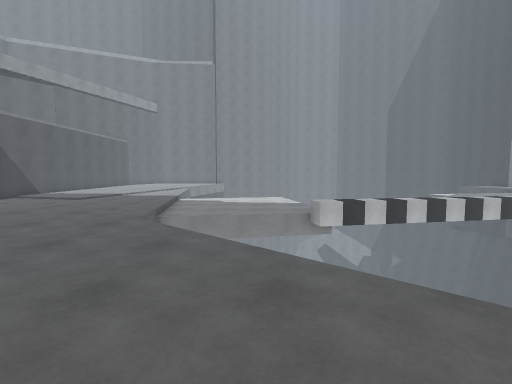
[1] (above)

16 first-person views from a walk through a Unity game level. The camera is 1.3 m above the floor, tilts 4° down and sees 85° across. The floor is counted in squares, 1 m on a side. Each view is taken from the middle of a square. On the plan, view 1 faces up. The plan holds only what a view shows up to about 13 squares ahead; the rest is blank. The place goes on beyond the plan. Surface patterns are stand-ins for the level's own textures.

[2]
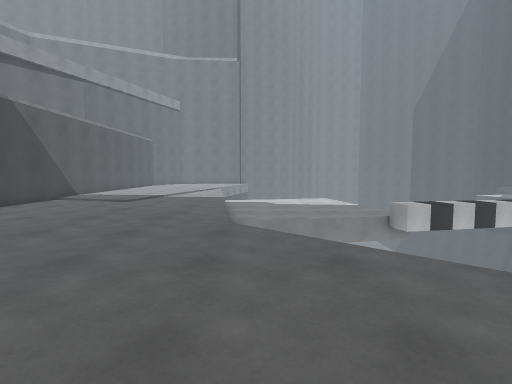

[3]
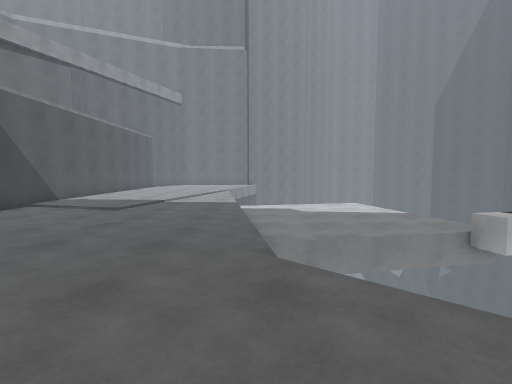

[4]
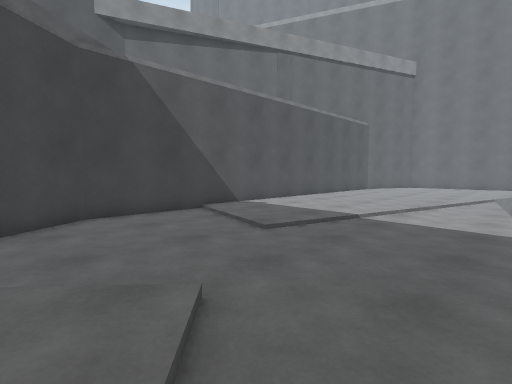

[5]
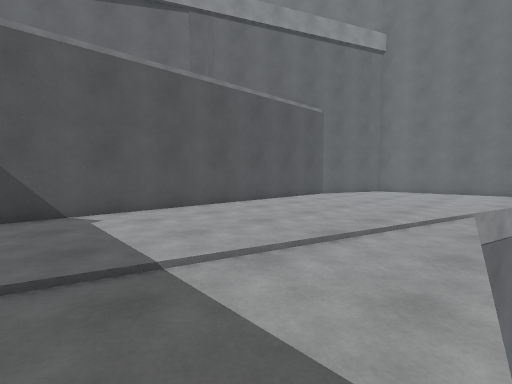

[6]
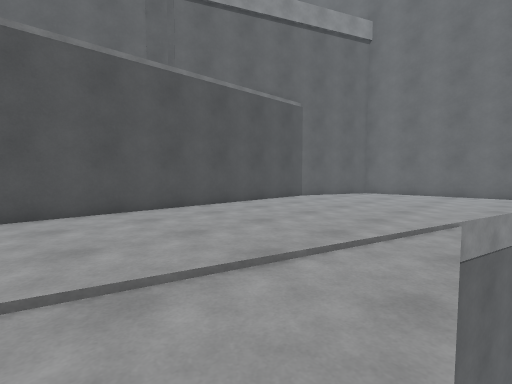

[7]
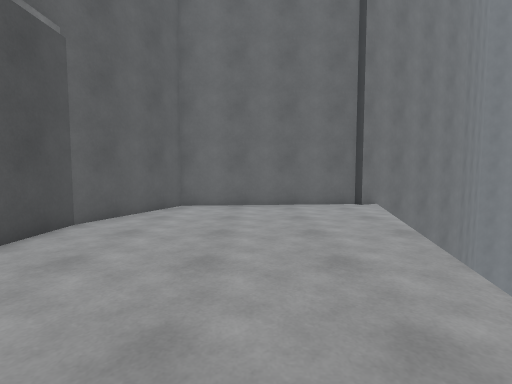

[8]
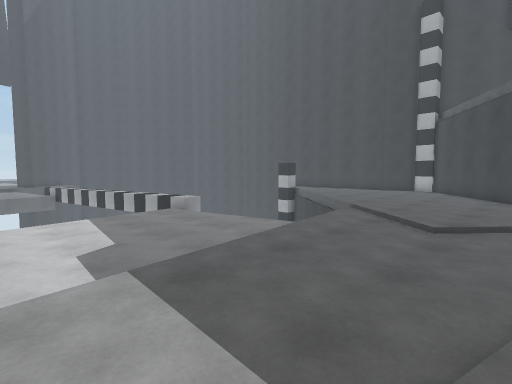

[9]
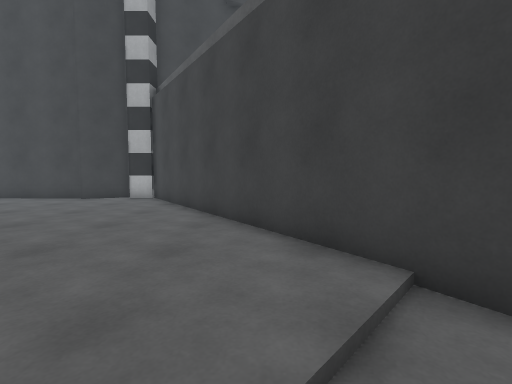

[10]
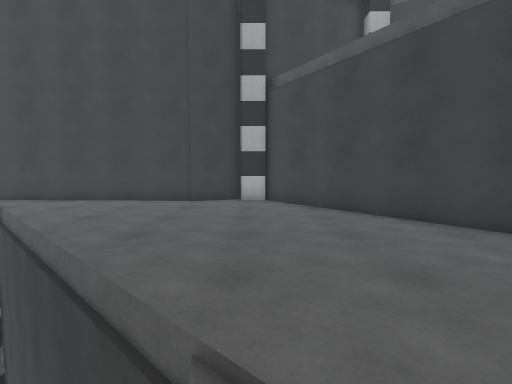

[11]
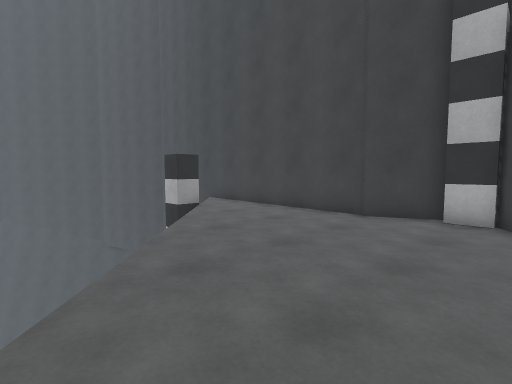

[12]
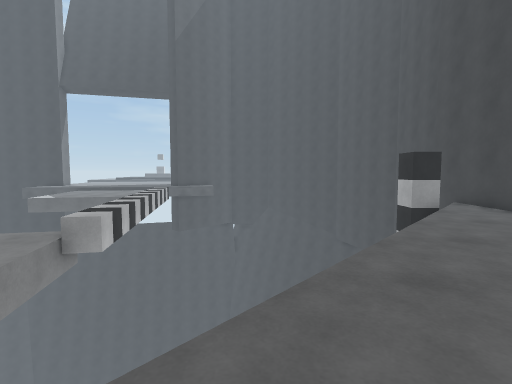

[13]
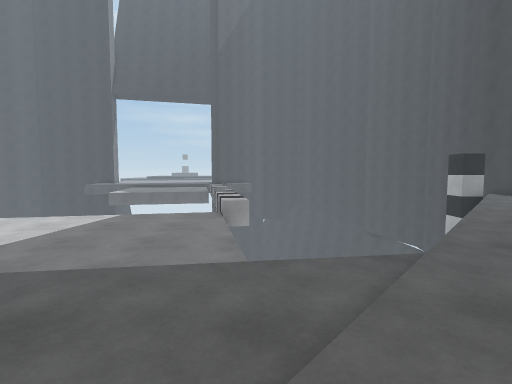

[14]
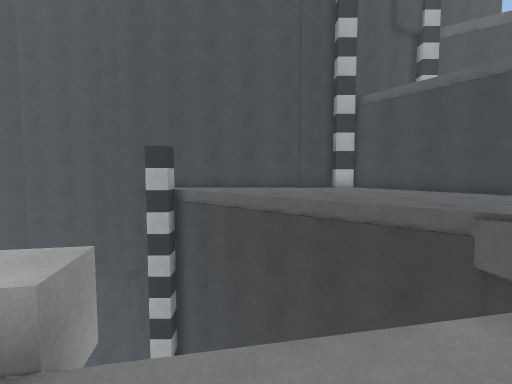

[15]
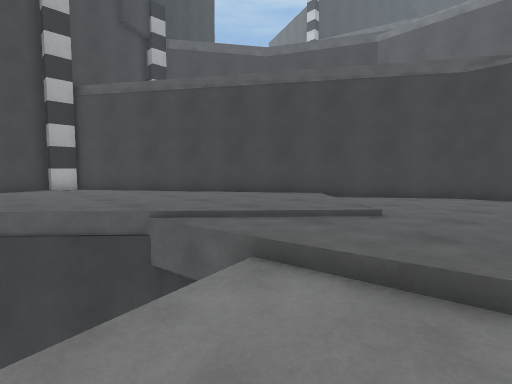

[16]
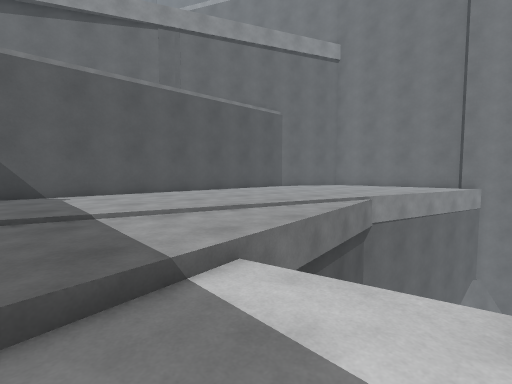

### Floor plan
Key: @ floor where view 1 was taken; # wall or solid block; . floor; v drop or lower ground; C cube; O other object.
Columns run from 14 left of view 1 to 9 right of it. Each row starts with its distance up from view 1.
 36            ###
 35       ######v
 34   #####...v
 33  ##.......
 32  #........
 31 ##.......v
 30 #........v
 29 #........v
 28 #........
 27 #.......v
 26 #.......v
 25 #.......v
 24 #.......v
 23 #........
 22 #........
 21 #........v
 20 #........v      v
 19 #........vv.....v
 18 #................
 17 #................
 16 #................v
 15 #................v
 14 #................v
 13 #.................COOCC
 12 #..............vOOCOCOCO
 11 ##........vvvv   O
 10  ##........
  9   #........
  8   ##.......v
  7    ##.......v
  6     #........v
  5     ##........vv
  4      ##........vv
  3       #..........v
  2       ##..........v
  1        ##..........OO
  0         #.....@.....C
 -1         ##O..........
 -2          ##############

Positions as (right, up) in squares from view 1, and headings:
1: (0, 0), facing up
2: (-3, 1), facing up
3: (-4, 4), facing up
4: (-5, 10), facing up-left
5: (-5, 16), facing up-left
6: (-5, 18), facing up-left
7: (-9, 23), facing up
8: (-9, 19), facing down-right
9: (-9, 11), facing down
10: (-4, 10), facing down
11: (-5, 7), facing down-right
12: (-5, 7), facing right
13: (-8, 11), facing right
14: (1, 14), facing down
15: (-1, 14), facing down-left
16: (-2, 16), facing up-left
